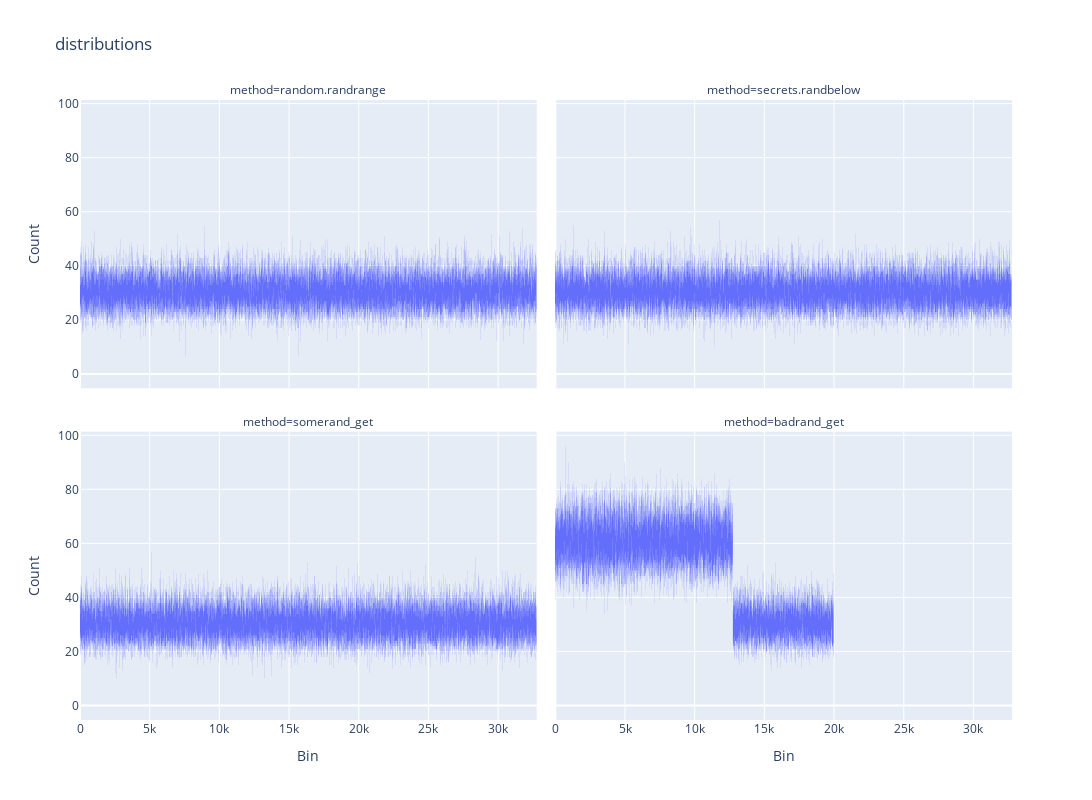

Source (notebook cell):
### Code cell
fig = px.line(
    df,
    x='bin',
    y='count',
    facet_col='method',
    facet_col_wrap=2,
    title='distributions',
    labels={'bin':'Bin', 'count':'Count'}
)
fig.update_layout(
    showlegend=False,
    height=800,
    width=1200
)
fig.update_traces(line_width=0.1)
fig.show()

### Figure 1 — Plotly figure (JSON) as saved in the notebook; plotly's stock layout.template omitted (floating-point values rounded to 4 significant figures; data arrays with more than 128 entries replaced by an {"elided": "..."} marker saying what was removed)
{"data": [{"hovertemplate": "method=random.randrange<br>Bin=%{x}<br>Count=%{y}<extra></extra>", "legendgroup": "", "line": {"color": "#636efa", "dash": "solid", "width": 0.1}, "marker": {"symbol": "circle"}, "mode": "lines", "name": "", "showlegend": false, "type": "scattergl", "x": {"elided": "32768 int values"}, "xaxis": "x3", "y": {"elided": "32768 int values"}, "yaxis": "y3"}, {"hovertemplate": "method=secrets.randbelow<br>Bin=%{x}<br>Count=%{y}<extra></extra>", "legendgroup": "", "line": {"color": "#636efa", "dash": "solid", "width": 0.1}, "marker": {"symbol": "circle"}, "mode": "lines", "name": "", "showlegend": false, "type": "scattergl", "x": {"elided": "32768 int values"}, "xaxis": "x4", "y": {"elided": "32768 int values"}, "yaxis": "y4"}, {"hovertemplate": "method=somerand_get<br>Bin=%{x}<br>Count=%{y}<extra></extra>", "legendgroup": "", "line": {"color": "#636efa", "dash": "solid", "width": 0.1}, "marker": {"symbol": "circle"}, "mode": "lines", "name": "", "showlegend": false, "type": "scattergl", "x": {"elided": "32768 int values"}, "xaxis": "x", "y": {"elided": "32768 int values"}, "yaxis": "y"}, {"hovertemplate": "method=badrand_get<br>Bin=%{x}<br>Count=%{y}<extra></extra>", "legendgroup": "", "line": {"color": "#636efa", "dash": "solid", "width": 0.1}, "marker": {"symbol": "circle"}, "mode": "lines", "name": "", "showlegend": false, "type": "scattergl", "x": {"elided": "32768 int values"}, "xaxis": "x2", "y": {"elided": "32768 int values"}, "yaxis": "y2"}], "layout": {"annotations": [{"font": {}, "showarrow": false, "text": "method=somerand_get", "x": 0.245, "xanchor": "center", "xref": "paper", "y": 0.465, "yanchor": "bottom", "yref": "paper"}, {"font": {}, "showarrow": false, "text": "method=badrand_get", "x": 0.755, "xanchor": "center", "xref": "paper", "y": 0.465, "yanchor": "bottom", "yref": "paper"}, {"font": {}, "showarrow": false, "text": "method=random.randrange", "x": 0.245, "xanchor": "center", "xref": "paper", "y": 1.0, "yanchor": "bottom", "yref": "paper"}, {"font": {}, "showarrow": false, "text": "method=secrets.randbelow", "x": 0.755, "xanchor": "center", "xref": "paper", "y": 1.0, "yanchor": "bottom", "yref": "paper"}], "height": 800, "legend": {"tracegroupgap": 0}, "showlegend": false, "title": {"text": "distributions"}, "width": 1200, "xaxis": {"anchor": "y", "domain": [0, 0.49], "title": {"text": "Bin"}}, "xaxis2": {"anchor": "y2", "domain": [0.51, 1], "matches": "x", "title": {"text": "Bin"}}, "xaxis3": {"anchor": "y3", "domain": [0, 0.49], "matches": "x", "showticklabels": false}, "xaxis4": {"anchor": "y4", "domain": [0.51, 1], "matches": "x", "showticklabels": false}, "yaxis": {"anchor": "x", "domain": [0, 0.465], "title": {"text": "Count"}}, "yaxis2": {"anchor": "x2", "domain": [0, 0.465], "matches": "y", "showticklabels": false}, "yaxis3": {"anchor": "x3", "domain": [0.535, 1.0], "matches": "y", "title": {"text": "Count"}}, "yaxis4": {"anchor": "x4", "domain": [0.535, 1.0], "matches": "y", "showticklabels": false}}}
